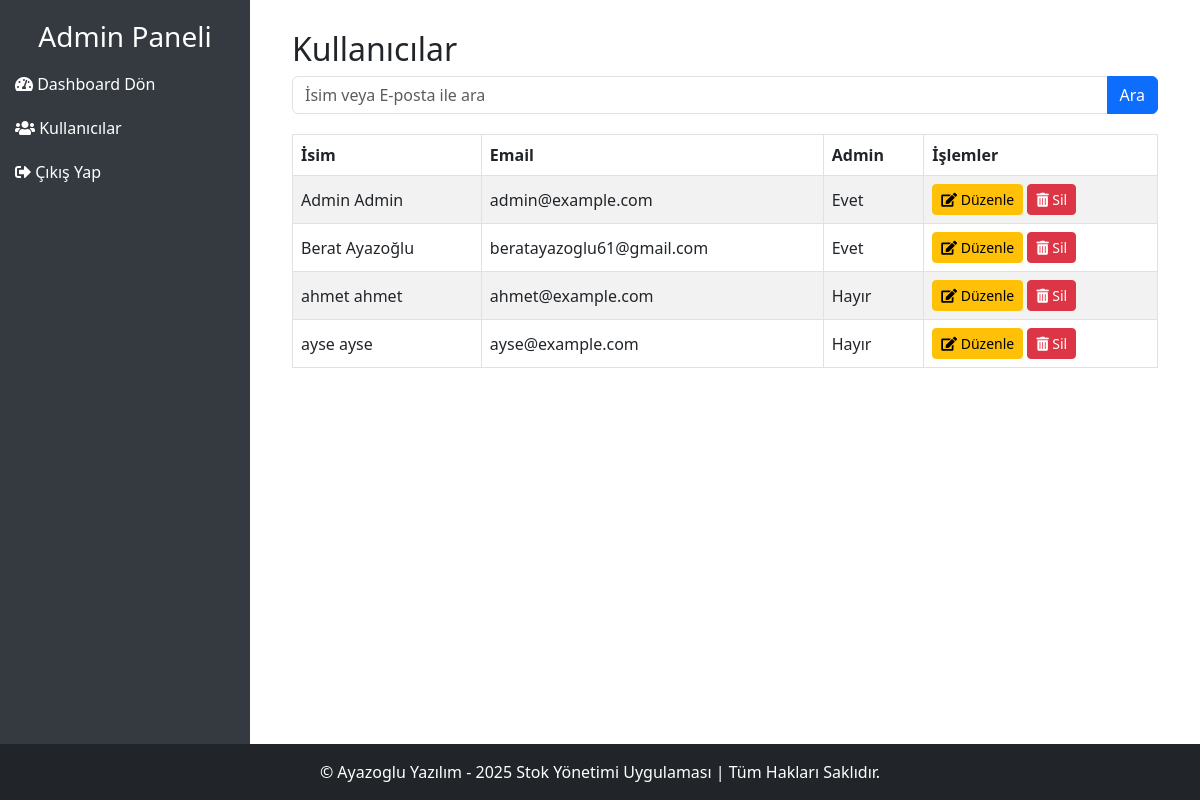
/manage_users (signed in), run on the app's committed database.
### app.py (models this page shows)
class User(db.Model, UserMixin):
    id = db.Column(db.Integer, primary_key=True)
    first_name = db.Column(db.String(150), nullable=False)
    last_name = db.Column(db.String(150), nullable=False)
    email = db.Column(db.String(150), unique=True, nullable=False)
    password = db.Column(db.String(200), nullable=False)
    is_admin = db.Column(db.Boolean, default=False)
    stocks = db.relationship('Stock', backref='owner', lazy=True)

### app.py (the view)
@app.route('/manage_users')
@login_required
def manage_users():
    users = User.query.all()
    return render_template('adminpanel.html', users=users)

### app.py (called while the page is built)
@login_manager.user_loader
def load_user(user_id):
    return User.query.get(int(user_id))

### templates/adminpanel.html (shortened to what this page needs)
<!DOCTYPE html>
<html lang="tr">
<head>
    <link href="https://cdn.jsdelivr.net/npm/bootstrap@5.3.0-alpha1/dist/css/bootstrap.min.css" rel="stylesheet">
    <link href="https://cdnjs.cloudflare.com/ajax/libs/font-awesome/5.15.3/css/all.min.css" rel="stylesheet">
</head>
<body>
<div class="sidebar">
    <h3 class="text-white text-center">Admin Paneli</h3>
    <a href="{{ url_for('dashboard') }}"><i class="fas fa-tachometer-alt"></i> Dashboard Dön</a>
    <a href="{{ url_for('admin_panel') }}"><i class="fas fa-users"></i> Kullanıcılar</a>
    <a href="{{ url_for('logout') }}"><i class="fas fa-sign-out-alt"></i> Çıkış Yap</a>
</div>
<div class="main-content">
    <div class="container">
        <h2>Kullanıcılar</h2>
        <form method="GET" action="{{ url_for('admin_panel') }}" class="search-bar">
            <div class="input-group">
                <input type="text" class="form-control" name="search" value="{{ request.args.get('search', '') }}" placeholder="İsim veya E-posta ile ara">
                <button class="btn btn-primary" type="submit">Ara</button>
            </div>
        </form>
        <table class="table table-bordered table-striped">
            <thead class="thead-dark">
                <tr>
                    <th>İsim</th>
                    <th>Email</th>
                    <th>Admin</th>
                    <th>İşlemler</th>
                </tr>
            </thead>
            <tbody>
                {% for user in users %}
                    <tr>
                        <td>{{ user.first_name }} {{ user.last_name }}</td>
                        <td>{{ user.email }}</td>
                        <td>{{ 'Evet' if user.is_admin else 'Hayır' }}</td>
                        <td>
                            <a href="{{ url_for('edit_user', user_id=user.id) }}" class="btn btn-warning btn-sm"><i class="fas fa-edit"></i> Düzenle</a>
                            <a href="{{ url_for('delete_user', user_id=user.id) }}" class="btn btn-danger btn-sm" onclick="return confirm('Bu kullanıcıyı silmek istediğinize emin misiniz?')"><i class="fas fa-trash-alt"></i> Sil</a>
                        </td>
                    </tr>
                {% endfor %}
            </tbody>
        </table>
    </div>
</div>
</body>
<footer class="bg-dark text-white text-center py-3 mt-4 fixed-bottom">
    &copy; Ayazoglu Yazılım - 2025 Stok Yönetimi Uygulaması | Tüm Hakları Saklıdır.
</footer>
</html>

### templates/adminpanel.html (style rules this page uses)
.sidebar { min-height: 100vh; position: fixed; top: 0; left: 0; width: 250px; background-color: #343a40; padding-top: 20px; }
.sidebar a { color: #fff; padding: 10px 15px; display: block; text-decoration: none; }
.main-content { margin-left: 250px; padding: 30px; }
.search-bar { margin-bottom: 20px; }
table th, table td { vertical-align: middle; }
.btn-danger { background-color: #dc3545; }

### data on the page
User: first_name "Admin", last_name "Admin", email "admin@example.com", is_admin "Evet"
User: first_name "Berat", last_name "Ayazoğlu", email "beratayazoglu61@gmail.com", is_admin "Evet"
User: first_name "ahmet", last_name "ahmet", email "ahmet@example.com", is_admin "Hayır"
User: first_name "ayse", last_name "ayse", email "ayse@example.com", is_admin "Hayır"
